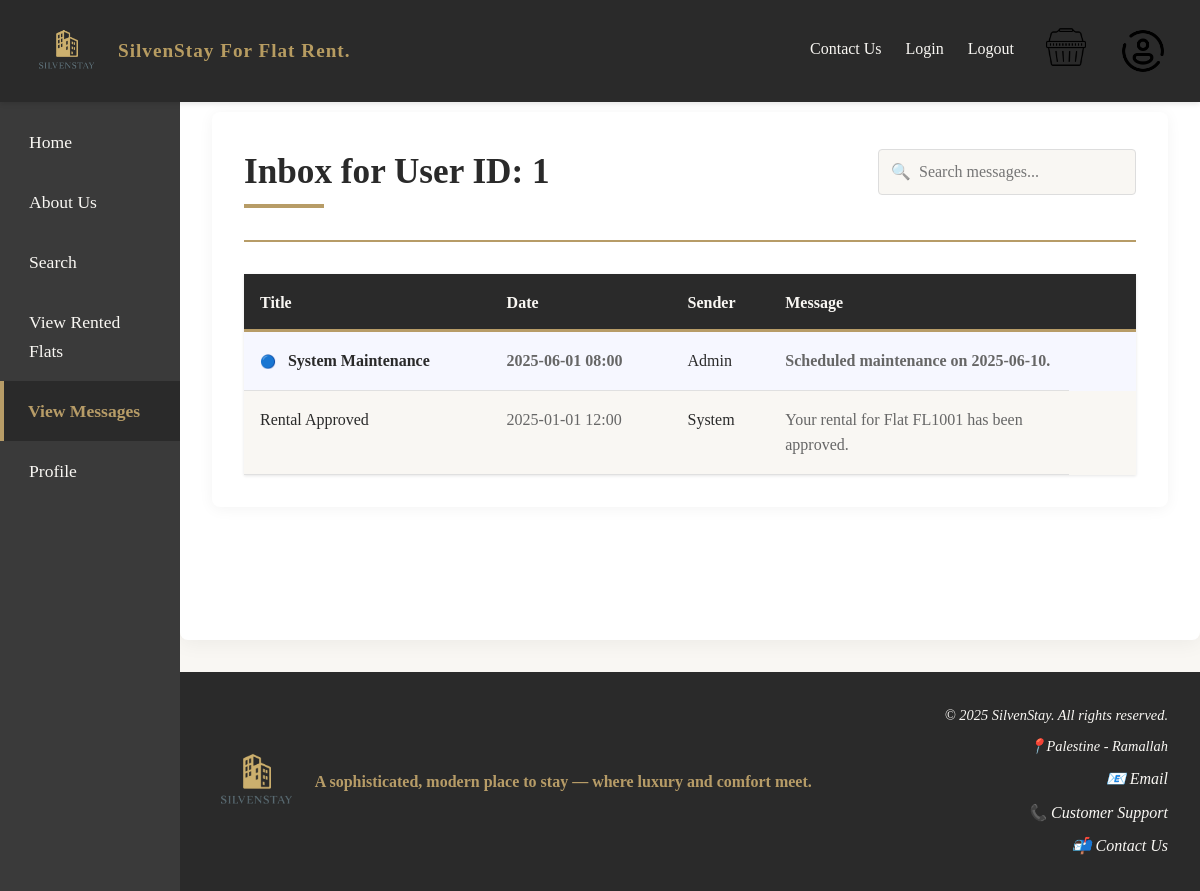
Screenshot of /messages.php (signed in) with the database file from the repository.
### tables this page shows
CREATE TABLE messages
(
    message_id     INT AUTO_INCREMENT PRIMARY KEY,
    user_id        INT          NOT NULL,
    title          VARCHAR(100) NOT NULL,
    message_body   TEXT         NOT NULL,
    sender         VARCHAR(100) NOT NULL,
    sent_date      DATETIME     NOT NULL,
    is_read        BOOLEAN DEFAULT FALSE,
    message_type   ENUM ('approval', 'appointment', 'rental', 'other') NOT NULL DEFAULT 'other',
    FOREIGN KEY (user_id) REFERENCES users (user_id),
    flat_id        INT NULL,
    appointment_id INT NULL,
    rental_id      INT NULL,
    FOREIGN KEY (flat_id) REFERENCES flats (flat_id),
    FOREIGN KEY (appointment_id) REFERENCES appointments (appointment_id),
    FOREIGN KEY (rental_id) REFERENCES rentals (rental_id)
);

### messages.php (the view, shortened to what this page needs)
<?php
$userId = $_SESSION['user_id'];
$search = $_GET['search'] ?? '';
try {
    $pdo = getPDOConnection();
    $sql = "SELECT * FROM messages WHERE user_id = :user_id";
    $params = [':user_id' => $userId];
    $sql .= " ORDER BY sent_date DESC";
    $stmt = $pdo->prepare($sql);
    $stmt->execute($params);
    $messages = $stmt->fetchAll(PDO::FETCH_ASSOC);
} catch (PDOException $e) {
    error_log("Database error: " . $e->getMessage());
    die("Database error: " . htmlspecialchars($e->getMessage()));
}
?>
<!DOCTYPE html>
<html lang="en">
<head>
    <link rel="stylesheet" href="styles.css">
</head>
<body>
<?php include 'header.php'; ?>
<?php include 'nav.php'; ?>
<section class="content-wrapper">
    <main class="site-main">
        <div class="messages-container">
            <div class="messages-header">
                <h2>Inbox for User ID: <?php echo htmlspecialchars($userId); ?></h2>
                <div class="messages-controls">
                    <form class="search-form" method="GET" action="">
                        <input
                                type="text"
                                name="search"
                                placeholder="Search messages..."
                                value="<?php echo htmlspecialchars($search); ?>"
                                autocomplete="off"
                        />
                    </form>
                </div>
            </div>
            <?php if (empty($messages)): ?>
                <div class="empty-messages">
                    <div class="empty-icon">📭</div>
                    <h3>No messages found</h3>
                    <p>You have no messages at the moment.</p>
                </div>
            <?php else: ?>
                <table class="messages-table">
                    <thead>
                    <tr>
                        <th class="sortable">Title</th>
                        <th class="sortable">Date</th>
                        <th class="sortable">Sender</th>
                        <th>Message</th>
                    </tr>
                    </thead>
                    <tbody>
                    <?php foreach ($messages as $msg): ?>
                        <tr class="<?php echo !$msg['is_read'] ? 'unread' : ''; ?>">
                            <td class="message-title">
                                <?php echo htmlspecialchars($msg['title']); ?>
                            </td>
                            <td class="message-date">
                                <?php echo date('Y-m-d H:i', strtotime($msg['sent_date'])); ?>
                            </td>
                            <td class="message-sender">
                                <?php echo htmlspecialchars($msg['sender']); ?>
                            </td>
                            <td class="message-preview">
                                <?php
                                $preview = strip_tags($msg['message_body']);
                                echo htmlspecialchars(mb_strimwidth($preview, 0, 120, '...'));
                                ?>
                            </td>
                        </tr>
                    <?php endforeach; ?>
                    </tbody>
                </table>
            <?php endif; ?>
        </div>
    </main>
</section>
<?php include 'footer.php'; ?>
</body>
</html>

### styles.css (style rules this page uses)
* { margin: 0; padding: 0; box-sizing: border-box; }
body { display: flex; flex-direction: column; min-height: 100vh; background-color: #f9f7f3; color: #333; line-height: 1.6; overflow-x: hidden; }
body, button, input, select, textarea { font-family: 'Georgia', 'Times New Roman', serif; }
h1, h2, h3, h4 { color: #2a2a2a; }
h2 { font-size: 2rem; font-weight: 600; }
.content-wrapper { display: flex; margin-top: 5rem; min-height: calc(100vh - 5rem - 8rem); width: 100%; }
.site-main { flex: 1; padding: 2rem; margin-left: 15%; background-color: white; }
.messages-container { background-color: white; padding: 2rem; border-radius: 8px; box-shadow: 0 2px 15px rgba(0, 0, 0, 0.05); margin-bottom: 2rem; }
.messages-header { display: flex; justify-content: space-between; align-items: center; margin-bottom: 2rem; padding-bottom: 1rem; border-bottom: 2px solid #B79C67; }
.messages-header h2 { color: #2a2a2a; font-size: 1.8rem; margin: 0; }
.messages-controls { display: flex; gap: 1rem; margin-bottom: 1.5rem; align-items: center; }
.search-form { position: relative; flex-grow: 1; max-width: 400px; }
.search-form input[type="text"] { width: 100%; padding: 0.8rem 1rem 0.8rem 2.5rem; border: 1px solid #ddd; border-radius: 4px; font-size: 1rem; transition: all 0.3s; background-color: #f9f7f3; }
.search-form::before { content: "🔍"; position: absolute; left: 0.8rem; top: 50%; transform: translateY(-50%); opacity: 0.6; }
.messages-table { width: 100%; border-collapse: separate; border-spacing: 0; margin-top: 1.5rem; font-size: 1rem; box-shadow: 0 1px 3px rgba(0, 0, 0, 0.1); }
.messages-table thead { position: sticky; top: 5rem; z-index: 10; }
.messages-table th { background-color: #2a2a2a; color: #f9f7f3; padding: 1rem; text-align: left; font-weight: 600; position: relative; }
.messages-table th:after { content: ""; position: absolute; bottom: 0; left: 0; width: 100%; height: 3px; background-color: #B79C67; }
.messages-table th.sortable { cursor: pointer; transition: background-color 0.3s; }
.messages-table td { padding: 1rem; border-bottom: 1px solid #e0e0e0; vertical-align: top; }
.messages-table tr:nth-child(even) { background-color: #f9f7f3; }
.messages-table tr.unread { font-weight: 600; background-color: rgba(74, 107, 255, 0.05); }
.messages-table tr.unread .message-title:before { content: "🔵"; margin-right: 0.5rem; font-size: 0.8em; vertical-align: middle; }
.message-title { color: #2a2a2a; font-weight: inherit; transition: color 0.3s; }
.message-date { white-space: nowrap; color: #666; }
.message-sender { color: #2a2a2a; font-weight: 500; }
.message-preview { color: #666; display: -webkit-box; -webkit-line-clamp: 2; -webkit-box-orient: vertical; overflow: hidden; text-overflow: ellipsis; max-width: 300px; }
.site-main { padding: 2rem; background-color: white; border-radius: 8px; box-shadow: 0 4px 20px rgba(0, 0, 0, 0.05); margin-bottom: 2rem; }
.site-main h2 { font-size: 2.2rem; color: #2a2a2a; margin-bottom: 1rem; position: relative; padding-bottom: 0.5rem; }
.site-main h2::after { content: ''; position: absolute; bottom: 0; left: 0; width: 80px; height: 4px; background-color: #B79C67; }

### rows the page displays
messages: title "System Maintenance", sent_date "2025-06-01 08:00", sender "Admin", message_body "Scheduled maintenance on 2025-06-10."
messages: title "Rental Approved", sent_date "2025-01-01 12:00", sender "System", message_body "Your rental for Flat FL1001 has been approved."

### other values shown
$link['text'] "Contact Us"
$link['text'] "Login"
$link['text'] "Logout"
$link['text'] "Home"
$link['text'] "About Us"
$link['text'] "Search"
$link['text'] "View Rented Flats"
$link['text'] "View Messages"
$link['text'] "Profile"
$userId "1"
